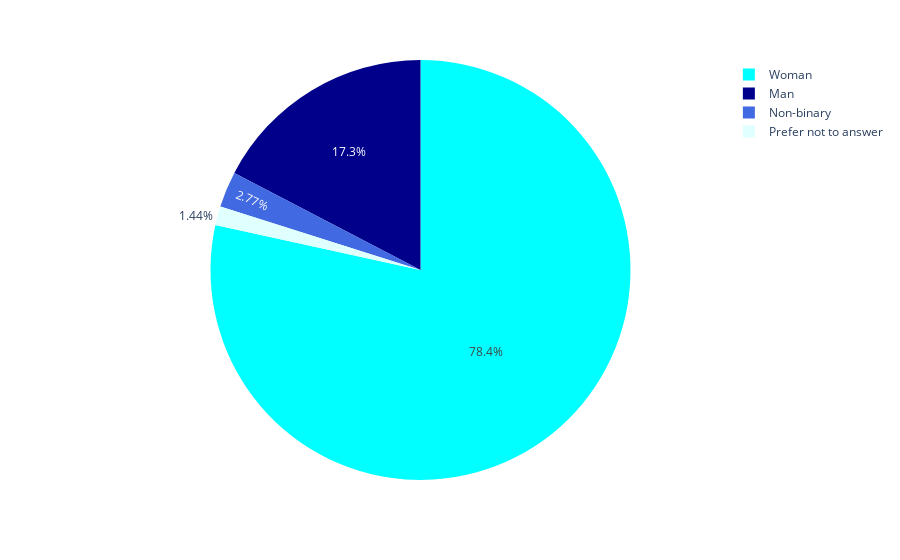

Write notebook code for a chart like this one.
### Code cell
px.pie(data_frame=df.groupby("gender").size(), values=0, names=df.groupby("gender").size().index,
       color=df.groupby("gender").size().index, 
       color_discrete_map={'Prefer not to answer':'lightcyan',
                                 'Woman':'cyan',
                                 'Non-binary':'royalblue',
                                 'Man':'darkblue'}
      )

### Figure 1 — Plotly figure (JSON) as saved in the notebook; plotly's stock layout.template omitted (floating-point values rounded to 4 significant figures)
{"data": [{"customdata": [["Man"], ["Non-binary"], ["Prefer not to answer"], ["Woman"]], "domain": {"x": [0, 1], "y": [0, 1]}, "hovertemplate": "label=%{label}<br>0=%{value}<br>color=%{customdata[0]}<extra></extra>", "labels": ["Man", "Non-binary", "Prefer not to answer", "Woman"], "legendgroup": "", "marker": {"colors": ["darkblue", "royalblue", "lightcyan", "cyan"]}, "name": "", "showlegend": true, "type": "pie", "values": [3971, 634, 329, 17954]}], "layout": {"legend": {"tracegroupgap": 0}, "margin": {"t": 60}}}
